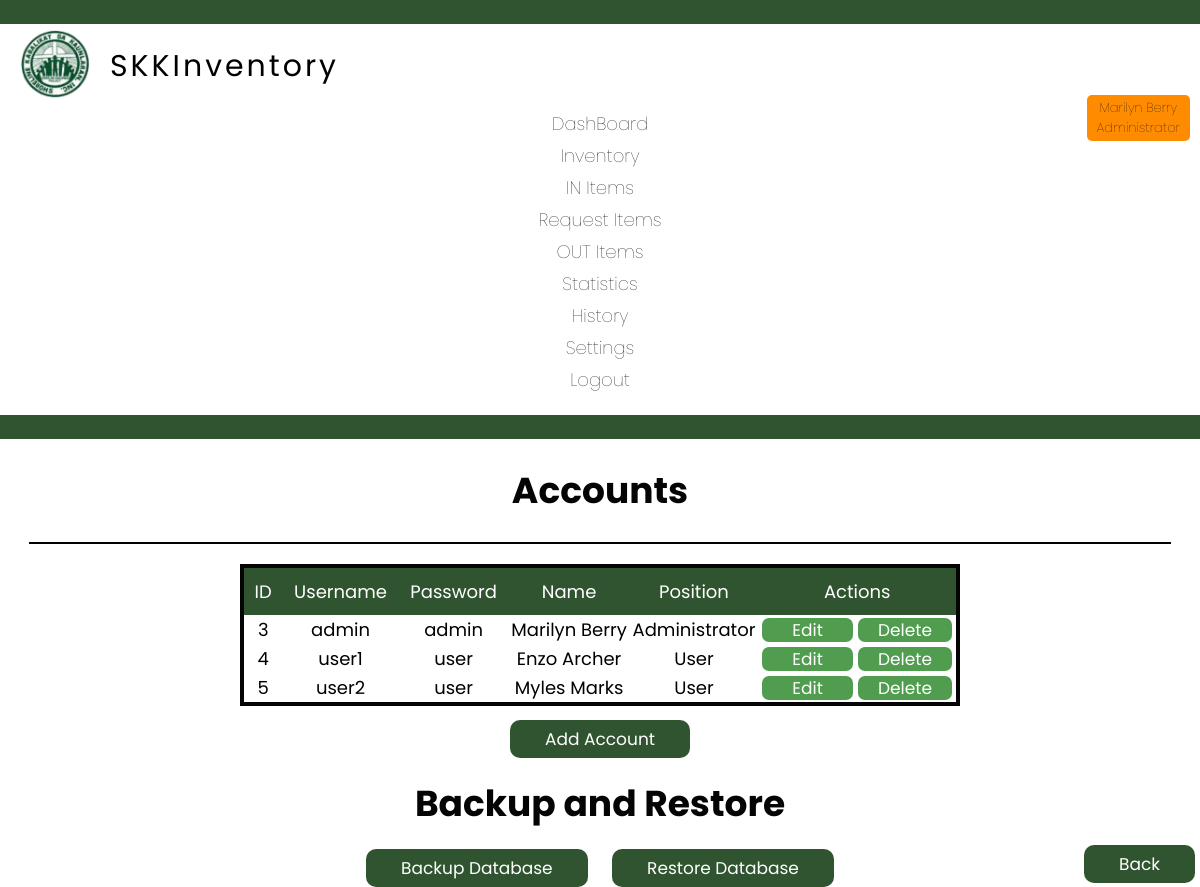
The page /settings.php (signed in) on the database as committed earlier.
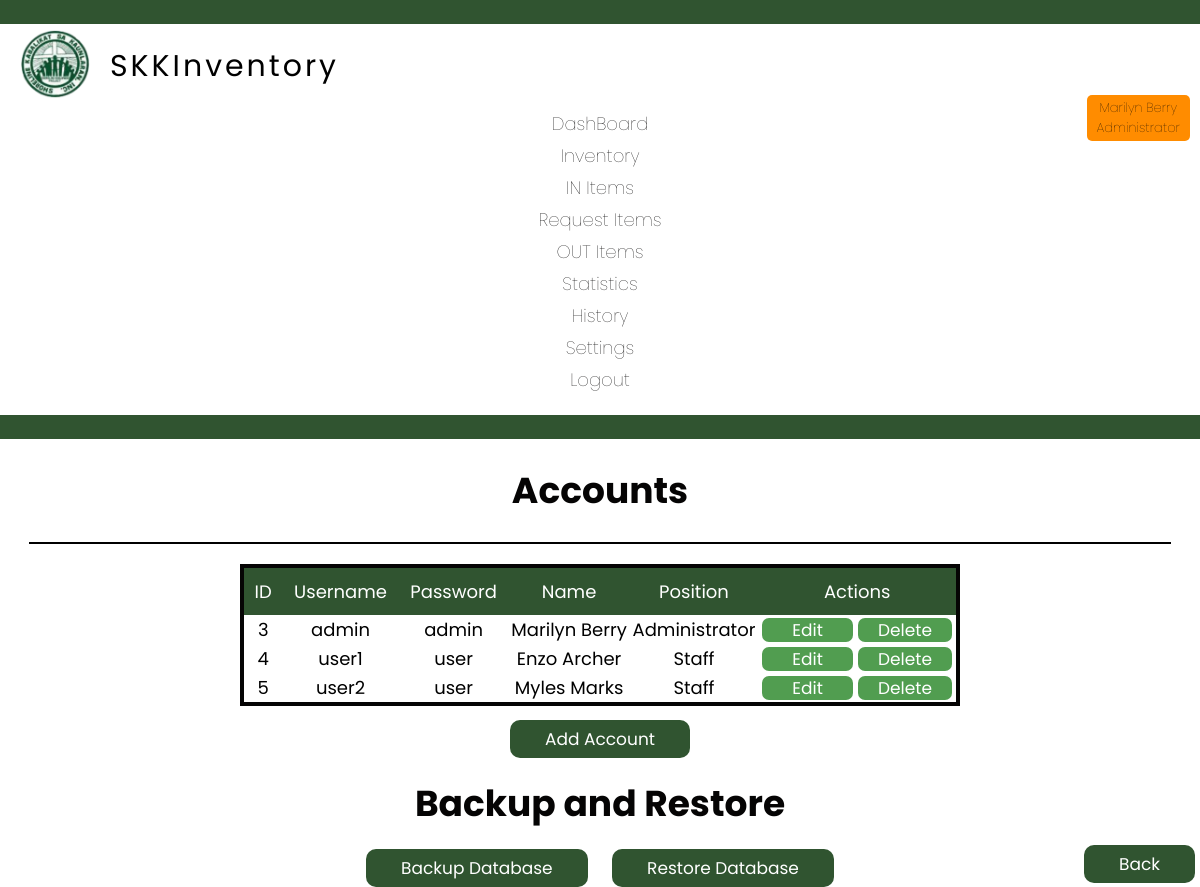
The same page on the database as committed later.
### tables this page shows
CREATE TABLE `user` (
  `id` int(11) NOT NULL AUTO_INCREMENT,
  `username` varchar(30) NOT NULL,
  `hashedpassword` varchar(1000) NOT NULL,
  `password` varchar(1000) NOT NULL,
  `handler` varchar(50) NOT NULL,
  `position` varchar(50) NOT NULL,
  PRIMARY KEY (`id`)
);

### settings.php (the view, shortened to what this page needs)
<!DOCTYPE html>
<html lang="en">
<head>
    <link rel="stylesheet" type="text/css" href="css/user.css">
    <link rel="stylesheet" type="text/css" href="css/footer.css">
    <?php
    $username = $_SESSION['username'];
    if ($_SESSION['username']) {
        if ($username == 'superadmin1' || $username == 'superadmin2') {
            include 'header_superadmin.php';
        } else if ($username == 'admin') {
            include 'header_admin.php';
        } else {
            include 'header.php';
        }
    } else {
        header("Location: index.php");
    }
    ?>
</head>
<body>
    <h1 class="font dashboard">Accounts</h1>
    <hr class="dashhr">
    <?php
    include 'connect.php';
    try {
        $conn = new mysqli($servername, $username, $password, $dbname);
        $username = $_SESSION['username'];
        if ($_SESSION['username']) {
            if ($username == 'admin') {
                $sql_select = "SELECT id, username, password, handler, position FROM user LIMIT 4 OFFSET 2";
            } else {
                $sql_select = "SELECT id, username, password, handler, position FROM user";
            }
        }
        $result = $conn->query($sql_select);
        if ($result->num_rows > 0) {
            echo '<table border="1" width="100%">';
            echo '<tr><th>ID</th><th>Username</th><th>Password</th><th>Name</th><th>Position</th><th>Actions</th></tr>';
            while ($row = $result->fetch_assoc()) {
                echo '<tr>';
                echo '<td>' . $row["id"] . '</td>';
                echo '<td>' . $row["username"] . '</td>';
                echo '<td>' . $row["password"] . '</td>';
                echo '<td>' . $row["handler"] . '</td>';
                echo '<td>' . $row["position"] . '</td>';
                echo '<td><a style="text-decoration:none; margin-right:5px" class="button1" href="edituser.php?id=' . $row['id'] . '">Edit</a><a style="text-decoration:none" class="button" href="deleteuserconfirmation.php?id=' . $row['id'] . '">Delete</a></td>';
                echo '</tr>';
            }
            echo '</table>';
        } else {
            echo "0 results";
        }
    } catch (Exception $e) {
    }
    ?>
    <div class="add">
        <a style="text-decoration:none" href="adduser.php" class="back">Add Account</a>
    </div>
    <h1 class="font dashboard">Backup and Restore</h1>
    <div class="add">
        <a style="text-decoration:none; margin-right:20px;" href="backup.php" class="back">Backup Database</a>
        <a style="text-decoration:none" href="recover.php" class="back">Restore Database</a>
    </div>
    <div class="backpos">
        <footer>
            <a style="text-decoration:none" href="settings.php" class="back">Back</a>
        </footer>
</body>
</html>

Rows that differ between the two databases and show on the page:
changed user "user1": position "User" → "Staff"
changed user "user2": position "User" → "Staff"
